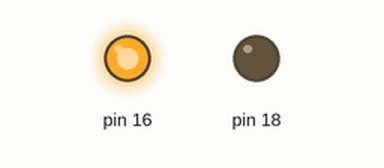
Simulated run of this program. Board: Raspberry Pi (header pin numbers). On the bench: output pins drawn as LEDs (lit = HIGH). At 8.5 s the program stops and its outputs stay as they are.

Above: at 0.1 s.
At 4.6 s:
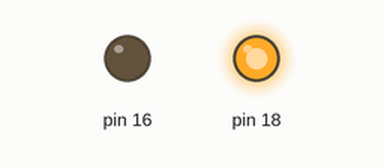
At 8.6 s:
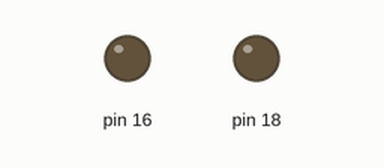
Timing chart, 0 to 10.0 s (numbered marks = the images above):
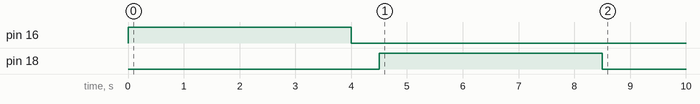

Measured:
- by itself, pin 16: LOW → HIGH at 0.00 s, → LOW 4.0 s later
- by itself, pin 18: LOW → HIGH at 4.5 s, → LOW 4.0 s later

The program:

one_motor.py
```python
import RPi.GPIO as gpio
import time

gpio.setmode(gpio.BOARD)
gpio.setup(16, gpio.OUT)
gpio.setup(18, gpio.OUT)

gpio.output(16, True)
time.sleep(4)
gpio.output(16, False)
time.sleep(0.5)
gpio.output(18, True)
time.sleep(4)
gpio.output(18, False)

gpio.cleanup()
```
